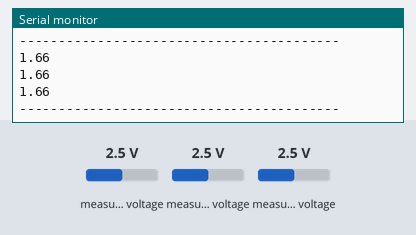
A sketch run on a simulated ESP32. Shown: the last lines printed to the serial monitor. Wiring (inferred from the names in the program): PCF8591 converter at I2C address 0x48. The test bench sets the inputs (shaded band); at power-on: measured voltage 2.5 V.

Above: at 1.2 s.
1.3 s: measured voltage (sensor 200) set to 0.1 V
At 1.63 s:
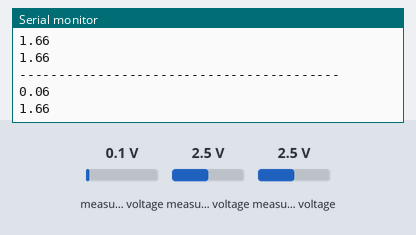
2.8 s: measured voltage (sensor 201) set to 1.2 V
At 2.86 s:
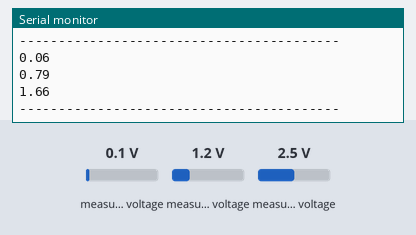
4.3 s: measured voltage (sensor 202) set to 3.8 V
At 4.38 s:
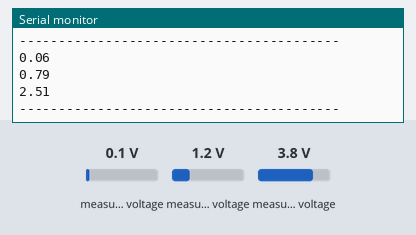
5.8 s: measured voltage (sensor 200) set to 4.9 V
At 6.72 s:
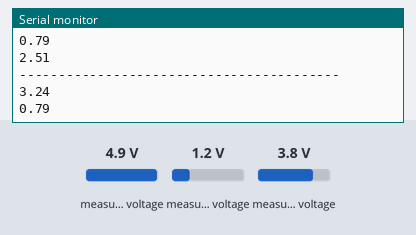
Timing chart, 0 to 8.3 s (numbered marks = the images above; inputs shaded):
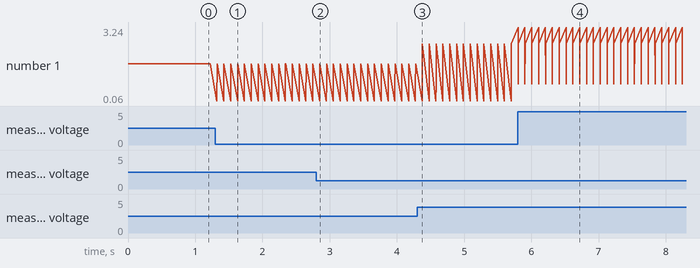

Measured:
- after the input at 1.3 s, the serial monitor: prints a new line at once (image 1)
- after the input at 2.8 s, the serial monitor: prints a new line after 0.05 s (image 2)
- after the input at 4.3 s, the serial monitor: prints a new line after 0.08 s (image 3)
- after the input at 5.8 s, the serial monitor: prints a new line at once (image 4)
- plotted number 1: 1.66 → 2.51 after the input at 4.3 s

The sketch:

voltageReadWrite.ino
```cpp
/*
 * 	PCF8591 Analog Port Expand
 *  Read write voltage on pins
 *
 *  by Mischianti Renzo <http://www.mischianti.org>
 *
 *  https://www.mischianti.org/2019/01/03/pcf8591-i2c-analog-i-o-expander/
 *
 *
 * PCF8574    ----- Esp32
 * A0         ----- GRD
 * A1         ----- GRD
 * A2         ----- GRD
 * SDA        ----- A4
 * SCL        ----- A5
 *
 *
 */
#include "Arduino.h"
#include "PCF8591.h"
#define PCF8591_I2C_ADDRESS 0x48

PCF8591 pcf8591(PCF8591_I2C_ADDRESS);

void setup()
{
	Serial.begin(115200);
	pcf8591.begin();
}

void loop()
{
//	pcf8591.voltageWrite(2.7); // 2.7Volts output
//	delay(3000);

	float ana0V = pcf8591.voltageRead(AIN0);
	Serial.println(ana0V);

	float ana1V = pcf8591.voltageRead(AIN1);
	Serial.println(ana1V);

	float ana2V = pcf8591.voltageRead(AIN2);
	Serial.println(ana2V);
//
//  float ana3V = pcf8591.voltageRead(AIN3);
//  Serial.println(ana3V);

  Serial.println("-----------------------------------------");
	delay(100);

}
```
